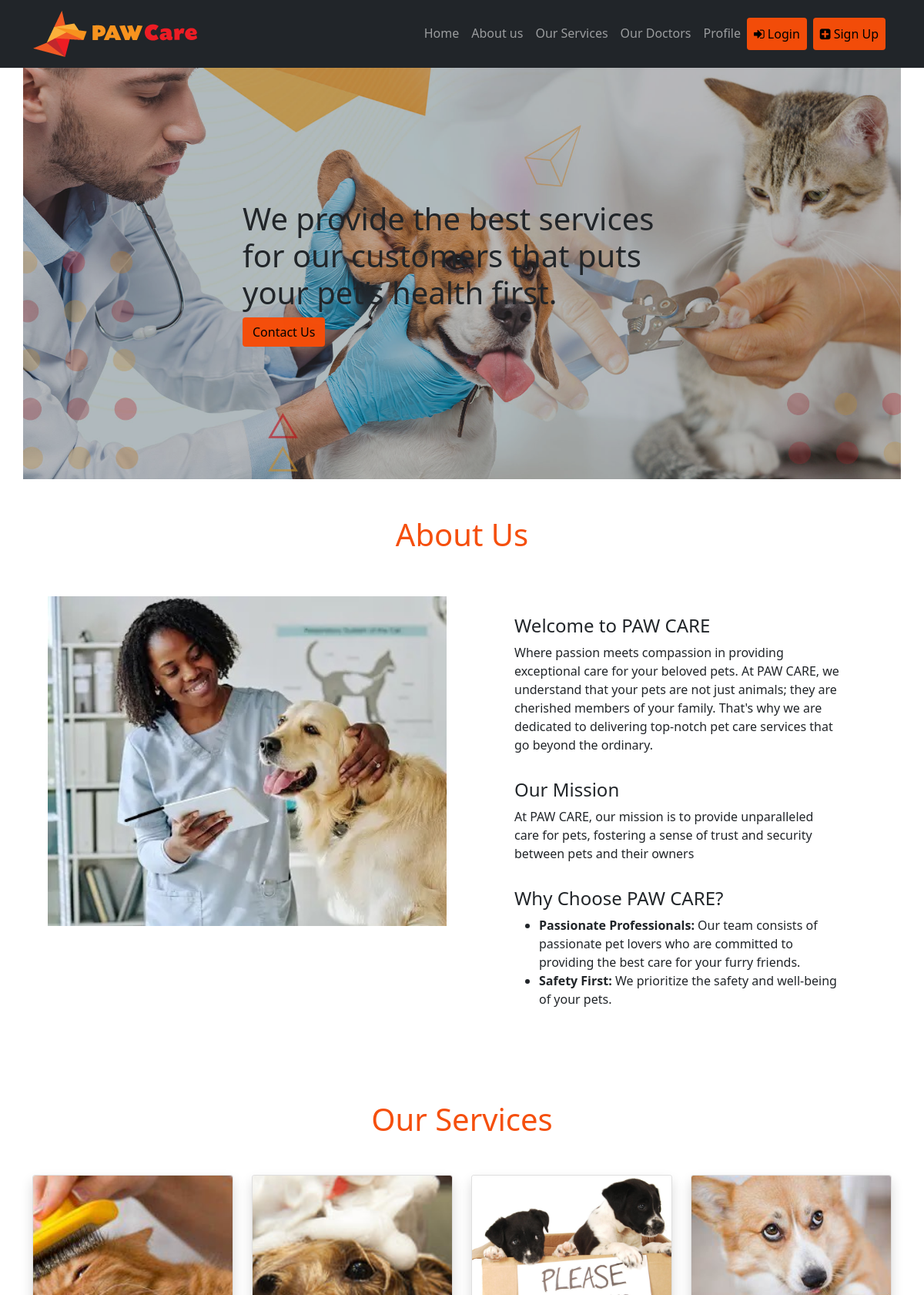
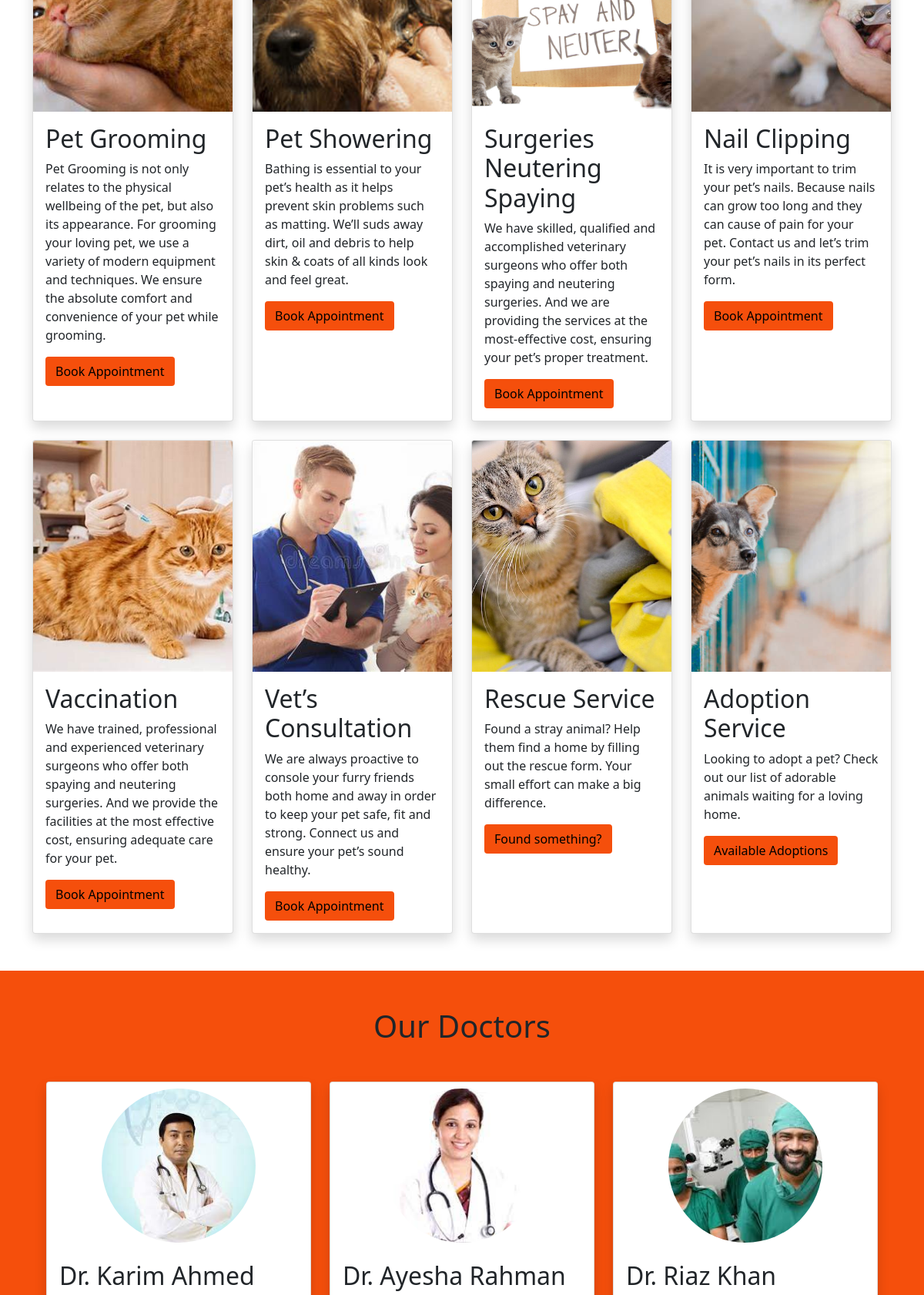
The page / (upper part) on the database its author committed (2 pictures, top to bottom).
### tables this page shows
CREATE TABLE `doctors` (
  `id` int(11) NOT NULL,
  `name` varchar(200) DEFAULT NULL,
  `field` varchar(100) DEFAULT NULL,
  `credentials` varchar(255) DEFAULT NULL,
  `description` varchar(255) DEFAULT NULL,
  `contact` varchar(255) DEFAULT NULL,
  `photo` varchar(255) NOT NULL
);

### index.php (the view, shortened to what this page needs)
<?php
include "navbar.php";
?>
<!DOCTYPE html>
<html lang="en">
<head>
    <link rel="stylesheet" href="https://cdnjs.cloudflare.com/ajax/libs/font-awesome/4.7.0/css/font-awesome.min.css">
    <link rel="stylesheet" href="https://cdnjs.cloudflare.com/ajax/libs/bootstrap/5.0.2/css/bootstrap.min.css">
    <link rel="stylesheet" href="assets/css/style.css">
</head>
<body>
    <div class="banner">
        <div class="container">
            <div class="row">
                <div class="col col-sm-12 bannerContent">
                    <img src="assets/images/banner.jpg" alt="test" class="img-fluid">
                    <div class="heroContent">
                        <h1>We provide the best services for our customers that puts your pet’s health first.</h1>
                        <a href="#contact" class="btn btn-orange">Contact Us</a>
                    </div>
                </div>
            </div>
        </div>
    </div>
    <div class="about" id="aboutus">
        <div class="container hero-container" id="hero-sec">
            <h1 class="text-center my-5 clr">About Us</h1>
            <div class="container-fluid ">
                <div class="row d-flex">
                    <div class="col-sm-12 col-md-6 align-middle">
                        <div class="px-2 py-2 text-end">
                            <img src="assets/images/about.jpg">
                        </div>
                    </div>
                    <div class="col-sm-12 col-md-6">
                        <div class="px-5 pb-5 pt-4">
                            <div class="px-2 py-2 align-middle">
                                <h4>Welcome to PAW CARE</h4>
                                <p>Where passion meets compassion in providing exceptional care for your beloved pets. At PAW CARE, we understand that your pets are not just animals; they are cherished members of your family. That's why we are dedicated to delivering top-notch pet care services that go beyond the ordinary.</p>
                            </div>
                            <div class="px-2 py-2 align-middle">
                                <h4>Our Mission</h4>
                                <p>At PAW CARE, our mission is to provide unparalleled care for pets, fostering a sense of trust and security between pets and their owners</p>
                            </div>
                            <div class="px-2 py-2 align-middle">
                                <h4>Why Choose PAW CARE?</h4>
                                <ul>
                                    <li><strong>Passionate Professionals:</strong> Our team consists of passionate pet lovers who are committed to providing the best care for your furry friends.</li>
                                    <li><strong>Safety First:</strong> We prioritize the safety and well-being of your pets.</li>
                                </ul>
                            </div>
                        </div>
                    </div>
                </div>
            </div>
        </div>
    </div>
    <div class="services" id="services">
        <div class="container">
            <h1 class="text-center my-5 clr">Our Services</h1>
            <div class="row">
                <div class="col-xs-12 mb-4 col-sm-12 col-md-4 col-lg-3 ">
                    <div class="card shadow h-100">
                        <img src="assets/images/OIP.jpeg" class="card-img-top">
                        <div class="card-body">
                            <h2 class="card-title">Pet Grooming</h2>
                            <p class="card-text">Pet Grooming is not only relates to the physical wellbeing of the pet, but also its appearance.
                                For grooming your loving pet, we use a variety of modern
                                equipment and techniques. We ensure
                                the absolute comfort and convenience of your pet while grooming.</p>
                            <a class="btn btn-orange" href="appointments.php?type=Grooming">Book Appointment</a>
                        </div>
                    </div>
                </div>
                <div class="col-xs-12 mb-4 col-sm-12 col-md-4 col-lg-3 ">
                    <div class="card shadow h-100">
                        <img src="assets/images/bath.jpg" class="card-img-top">
                        <div class="card-body">
                            <h2 class="card-title">Pet Showering</h2>
                            <p class="card-text"> Bathing is essential to your pet’s health as it
                                helps prevent skin problems such as matting.
                                We’ll suds away dirt, oil and debris to help skin & coats of
                                all kinds look and feel great.</p>
                            <a class="btn btn-orange" href="appointments.php?type=Showering">Book Appointment</a>
                        </div>
                    </div>
                </div>
                <div class="col-xs-12 mb-4 col-sm-12 col-md-4 col-lg-3 ">
                    <div class="card shadow h-100">
                        <img src="assets/images/nuture.jpeg" class="card-img-top">
                        <div class="card-body">
                            <h2 class="card-title">Surgeries Neutering Spaying</h2>
                            <p class="card-text"> We have skilled, qualified and accomplished
                                veterinary surgeons who offer both spaying and neutering surgeries. And we are
                                providing the services at the most-effective cost, ensuring your pet’s proper treatment.</p>
                            <a class="btn btn-orange" href="appointments.php?type=Neuter/Spay">Book Appointment</a>
                        </div>
                    </div>
                </div>
                <div class="col-xs-12 mb-4 col-sm-12 col-md-4 col-lg-3 ">
                    <div class="card shadow h-100">
                        <img src="assets/images/nail.jpeg" class="card-img-top">
                        <div class="card-body">
                            <h2 class="card-title">Nail Clipping</h2>
                            <p class="card-text"> It is very important to trim your pet’s nails.
                                Because nails can grow too long and they can cause of pain for your pet.
                                Contact us and let’s trim your pet’s nails in its perfect form.</p>
                            <a class="btn btn-orange" href="appointments.php?type=Nail Clipping">Book Appointment</a>
                        </div>
                    </div>
                </div>
                <div class="col-xs-12 mb-4 col-sm-12 col-md-4 col-lg-3 ">
                    <div class="card shadow h-100">
                        <img src="assets/images/vac.jpeg" class="card-img-top">
                        <div class="card-body">
                            <h2 class="card-title">Vaccination</h2>
                            <p class="card-text">We have trained, professional and experienced veterinary surgeons who offer both spaying and neutering surgeries.
                                And we provide the facilities at the most effective cost,
                                ensuring adequate care for your pet.</p>
                            <a class="btn btn-orange" href="appointments.php?type=Vaccination">Book Appointment</a>
                        </div>
                    </div>
                </div>
                <div class="col-xs-12 mb-4 col-sm-12 col-md-4 col-lg-3 ">
                    <div class="card shadow h-100">
                        <img src="assets/images/vet.jpeg" class="card-img-top">
                        <div class="card-body">
                            <h2 class="card-title">Vet’s Consultation</h2>
                            <p class="card-text">We are always proactive to console your furry
                                friends both home and away in order to keep your pet safe, fit and strong.
                                Connect us and ensure your pet’s sound healthy.</p>
                            <a class="btn btn-orange" href="appointments.php?type=Vet Consultation">Book Appointment</a>
                        </div>
                    </div>
                </div>
                <div class="col-xs-12 mb-4 col-sm-12 col-md-4 col-lg-3 ">
                    <div class="card shadow h-100">
                        <img src="image/rescue.jpg" class="card-img-top">
                        <div class="card-body">
                            <h2 class="card-title">Rescue Service</h2>
                            <p class="card-text">Found a stray animal? Help them find a home by filling out the rescue form. Your small effort can make a big difference.</p>
                            <a class="btn btn-orange" href="rescueFormHandler.php">Found something?</a>
                        </div>
                    </div>
                </div>
                <div class="col-xs-12 mb-4 col-sm-12 col-md-4 col-lg-3 ">
                    <div class="card shadow h-100">
                        <img src="image/adopt.jpg" class="card-img-top">
                        <div class="card-body">
                            <h2 class="card-title">Adoption Service</h2>
                            <p class="card-text">Looking to adopt a pet? Check out our list of adorable animals waiting for a loving home.</p>
                            <a class="btn btn-orange" href="adoptionList.php">Available Adoptions</a>
                        </div>
                    </div>
                </div>
            </div>
        </div>
    </div>
    <div class="doctors bg-clr p-5 mt-4" id="doctors">
        <div class="container">
            <h1 class="text-center mb-5 ">Our Doctors</h1>
            <div class="row">
                <?php
                include "dbConnect.php";
                $query = "SELECT * FROM `doctors`";
                $result = mysqli_query($conn, $query);
                while ($row = mysqli_fetch_assoc($result)) {
                    echo '
                    <div class="col-xs-12 mb-4 col-sm-12 col-md-4 col-lg-4 ">
                        <div class="card shadow h-100">
                            <div class="face text-center my-2">
                                <img src="assets/images/' . $row['photo'] . '" class="card-img-top">
                            </div>
                            <div class="card-body">
                                <h2 class="card-title">' . $row['name'] . '</h2>
                                <p class="card-text">' . $row['description'] . '</p>
                                <p><b>' . $row['field'] . '</b></p>
                                <p><b>Qualifications: </b>' . $row['credentials'] . '</p>
                                <p><b>Contact: </b>' . $row['contact'] . '</p>
                            </div>
                        </div>
                    </div>
                    ';
                }
                ?>
            </div>
        </div>
    </div>
</body>
</html>

### assets/css/style.css (style rules this page uses)
* { margin: 0; padding: 0; box-sizing: border-box; }
.clr { color: #f54d0afc !important; }
.bg-clr { background-color: #f54d0afc !important; }
.btn-orange { background-color: #f54d0afc; color: #000 !important; }
.heroContent { position: absolute; top: 50%; left: 50%; transform: translate(-50%, -50%); }
.bannerContent { position: relative; }
.banner .col { background-color: #222; padding: 0; }
.banner img { opacity: .7; }
.about img { width: 100%; object-fit: cover; }
.services img { height: 300px; object-fit: cover; }
.face img { height: 200px; width: 200px; object-fit: cover; border-radius: 50%; }

### rows shown on the page
doctors: photo (picture), name "Dr. Karim Ahmed"
doctors: photo (picture), name "Dr. Ayesha Rahman"
doctors: photo (picture), name "Dr. Riaz Khan"
